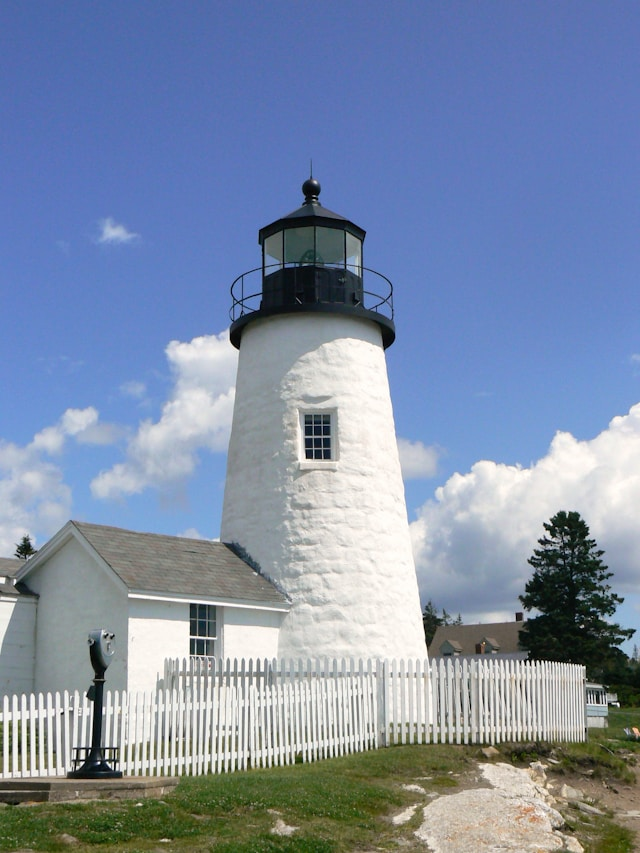
%> input picture ungdung2/ungdung2/ungdung2.jpg, 640 x 853 px
$ octave --eval "ungdunghiendai;"   (GNU Octave 9; MATLAB toolbox functions it lacks are replaced by stand-ins)
%> lines starting %> are read from the running program, lines starting %| are printed output that depends on the picture
function ungdunghiendai
close all;
i = imread('ungdung2.jpg');
%> i is the input picture: size 853x640x3 uint8; mean R, G, B 126, 141.7, 167.8
i = double(i);
%> i: size 853x640x3 double
[m,n,~] = size(i);
%> m = 853; n = 640
%tao CFA mau do: [ RxRx , xxxx, RxRx]
mR = zeros(m,n);
mR(1:2:end,1:2:end) = 1;
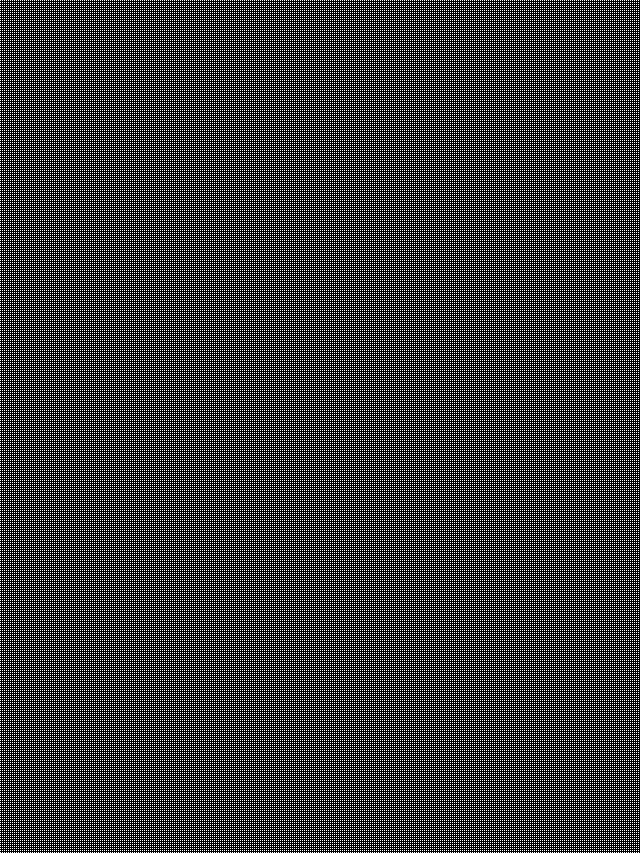
%> mR: size 853x640 double; values 0 (black) and 1 (white), 25% white in thin lines or dots
mB = zeros(m,n);
mB(2:2:end,2:2:end) = 1;
mG = 1 - mR - mB;
jm = i(:,:,1).*mR + i(:,:,2).*mG + i(:,:,3).*mB;
jc = i;
jc(:,:,1) = jc(:,:,1).*mR;
jc(:,:,2) = jc(:,:,2).*mG;
jc(:,:,3) = jc(:,:,3).*mB;
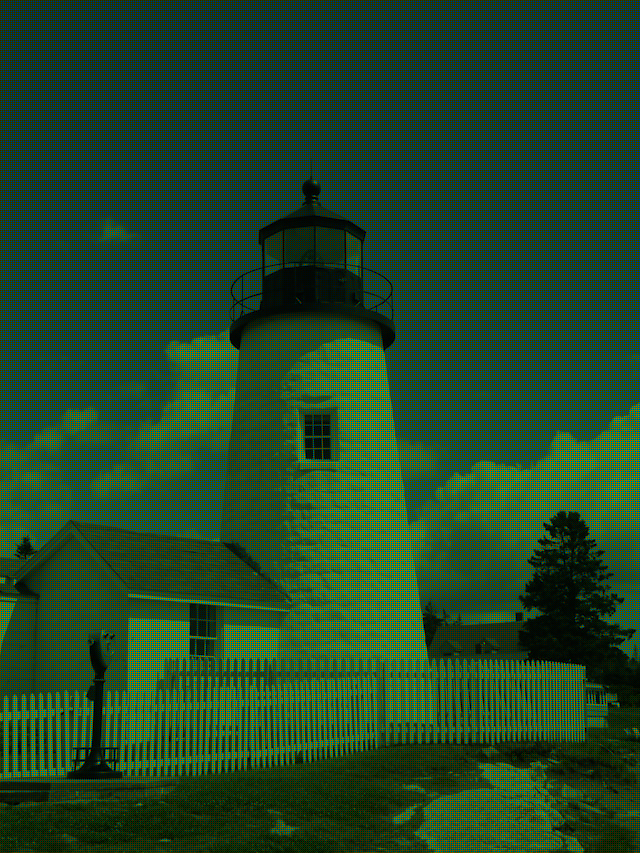
%> jc: size 853x640x3 double; mean R, G, B 31.5, 70.8, 41.9
figure
subplot(131); imshow(uint8(i));
subplot(132); imshow(uint8(jm));
subplot(133); imshow(uint8(jc));
f = [ -2 3 -6 3 -2;
    3 4 2 4 3;
    -6 2 48 2 -6;
    3 4 2 4 3;
    -2 3 -6 3 -2] /64;
lum = conv2(jm,f,'same');
figure, imshow(lum,[]);
chr = jm - lum;
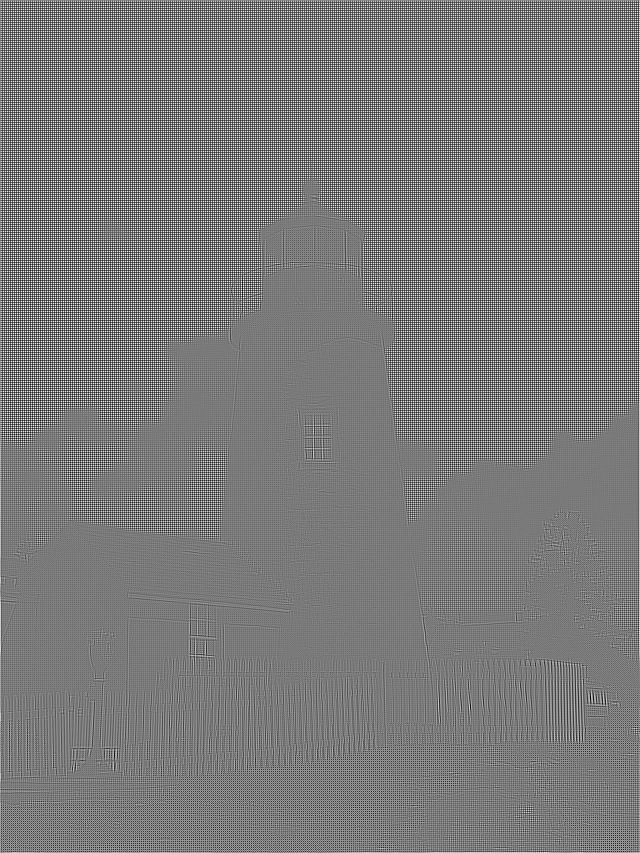
%> chr: size 853x640 double; min -65.25, max 70.89, mean 0.1; drawn with min black and max white
chr1 =  chr .* mR;
chr2 =  chr .* mG;
chr3 =  chr .* mB;
fRB = [1 2 1; 2 4 2; 1 2 1]* 1/4;
fG = [0 1 0; 1 4 1; 0 1 0] * 1/4;
chr1 = conv2(chr1,double(fRB),'same');
chr2 = conv2(chr2,double(fG),'same');
chr3 = conv2(chr3,double(fRB), 'same');
chr1 = chr1 + lum; chr2 = chr2 + lum; chr3 = chr3 + lum;
%> after `chr2 = chr2 + lum`:
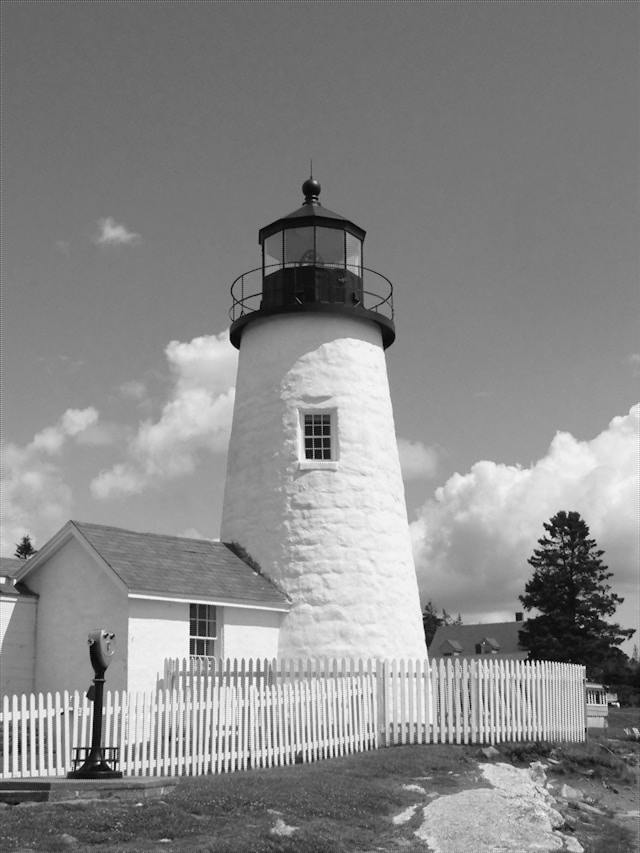
%> chr2: size 853x640 double; min -3.62, max 265.5, mean 141.7; drawn with min black and max white
%> after `chr3 = chr3 + lum`:
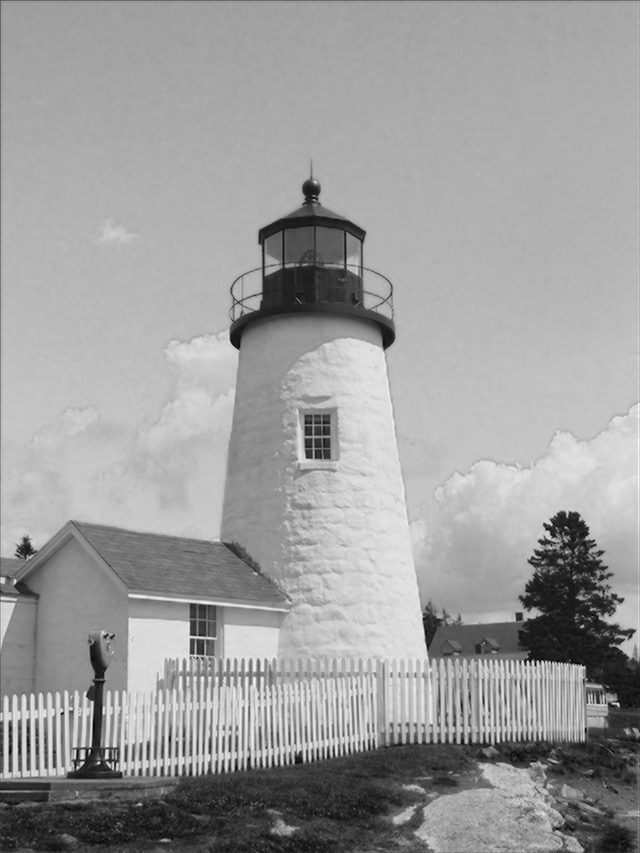
%> chr3: size 853x640 double; min -18.7, max 282.9, mean 167.6; drawn with min black and max white
y = zeros(m,n,3);
y(:,:,1) = chr1; y(:,:,2) = chr2; y(:,:,3) = chr3;
%> after `y(:,:,2) = chr2`:
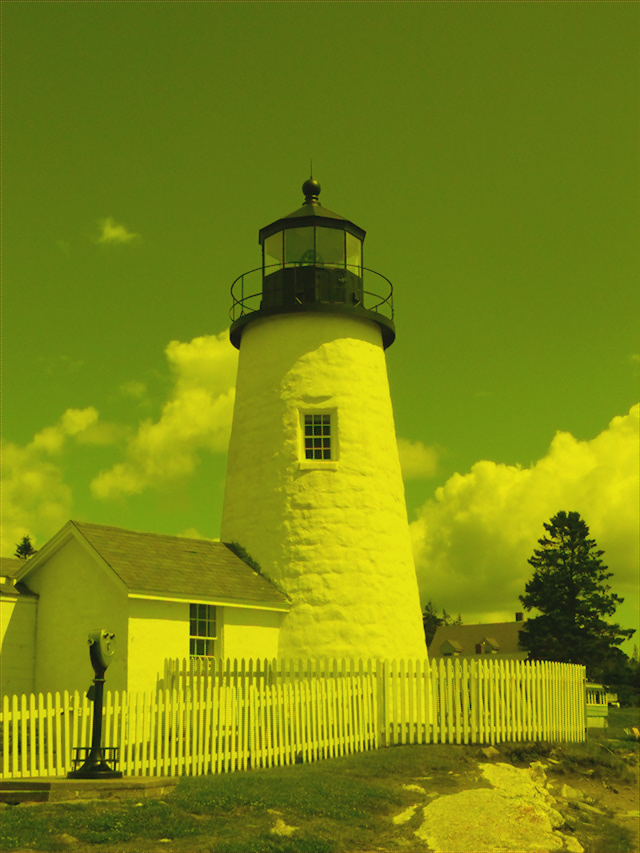
%> y: size 853x640x3 double; mean R, G, B 126.1, 141.7, 0; drawn with min black and max white
figure
subplot(231); imshow(uint8(jc));
title('Multiplexed Image');
subplot(232); imshow(uint8(lum));
title('Luminance');
subplot(233); imshow(uint8(y));
title('rgb image');
subplot(234); imshow(uint8(chr));
%> after `imshow(uint8(chr))`:
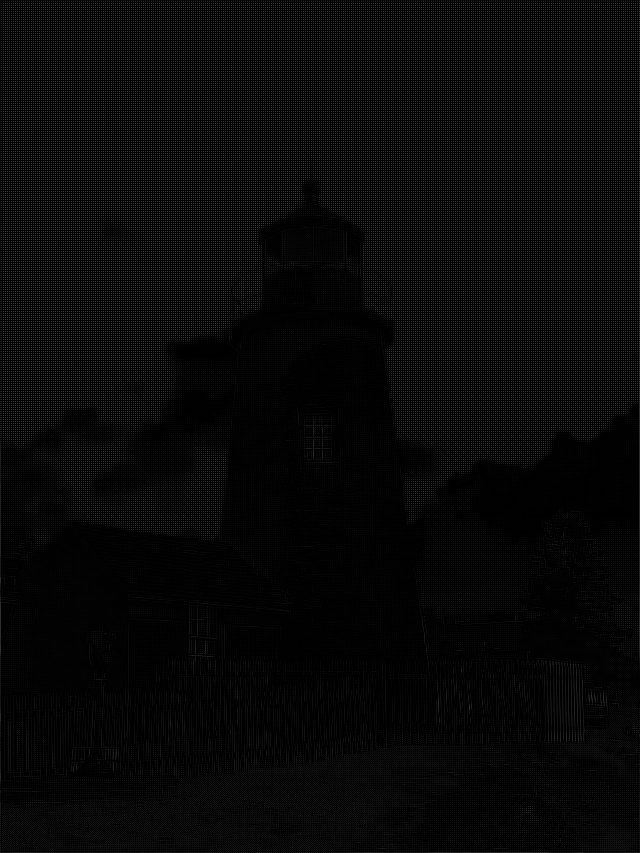
%> displayed picture: size 853x640, on the screen's scale of 0 to 255; min 0, max 71, mean 8.5
title('mul chr');

$ run again, with ungdung2/ungdung2/ungdung1.jpg copied over ungdung2/ungdung2/ungdung2.jpg
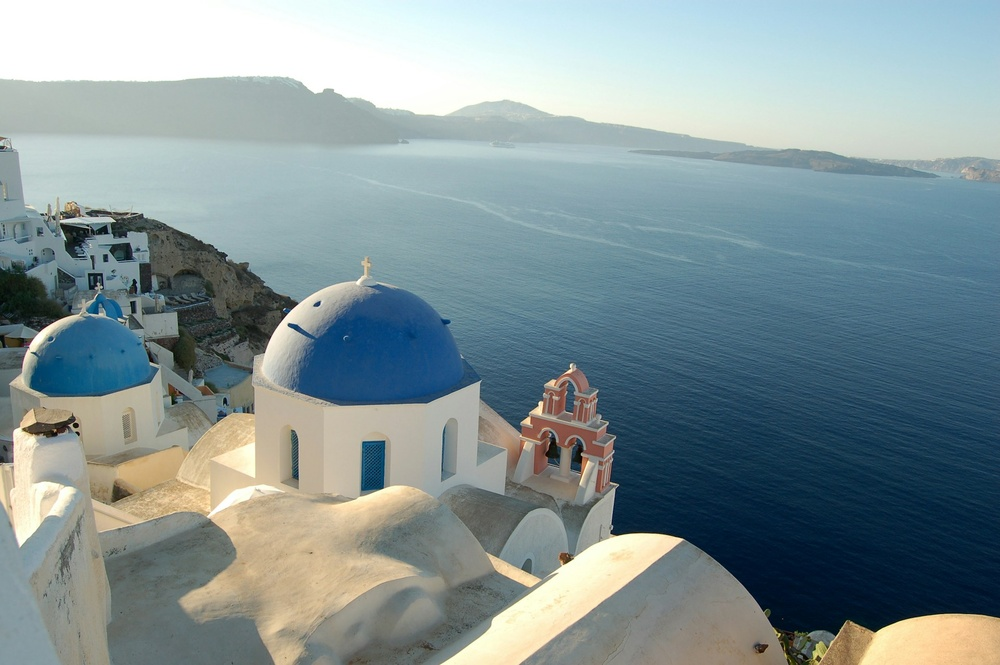
%> input picture ungdung2/ungdung2/ungdung1.jpg, 1000 x 665 px, shrunk from 1920 x 1277 before the run
%> in ungdunghiendai, i is the input picture: size 665x1000x3 uint8; mean R, G, B 131.8, 148.4, 150.8
%> i: size 665x1000x3 double
%> in ungdunghiendai, `mR(1:2:end,1:2:end) = 1;`:
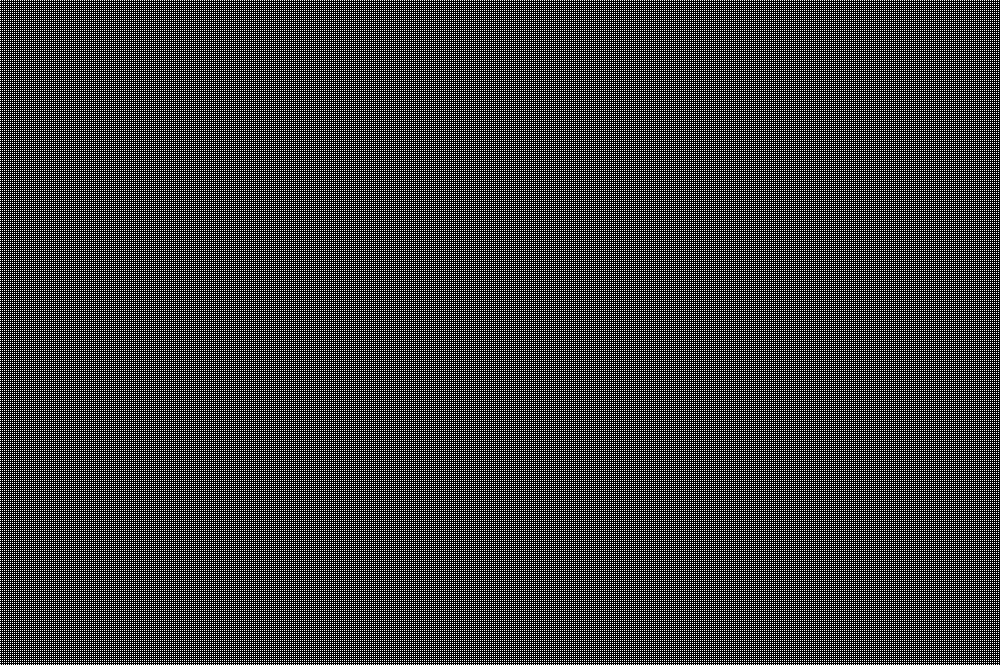
%> mR: size 665x1000 double; values 0 (black) and 1 (white), 25% white in thin lines or dots
%> in ungdunghiendai, `imshow(uint8(chr))`:
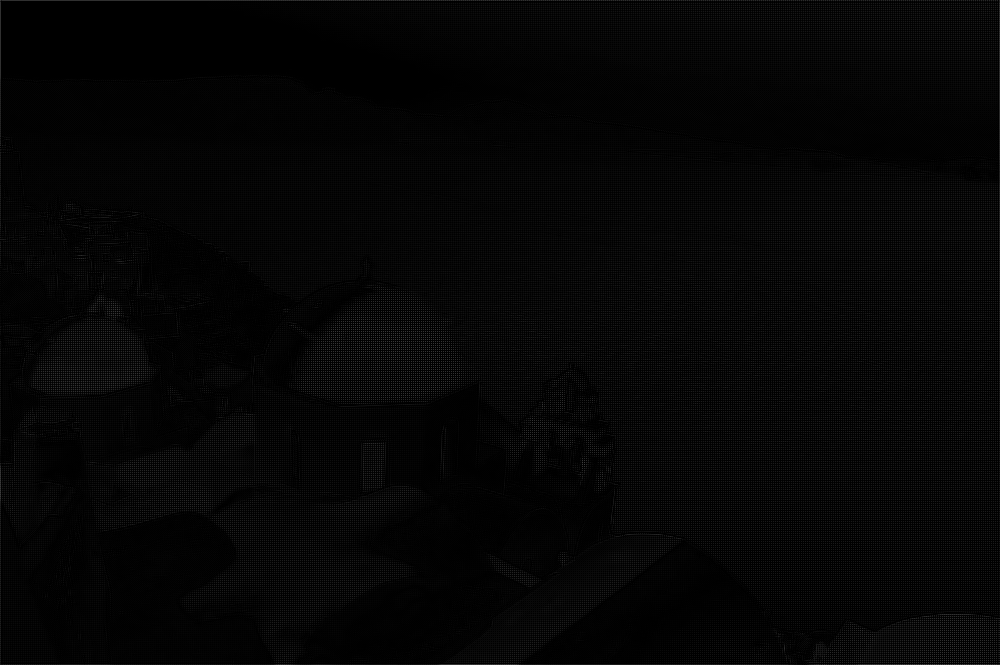
%> displayed picture: size 665x1000, on the screen's scale of 0 to 255; min 0, max 75, mean 5.4

$ run again, with ungdung2/ungdung2/ungdung3.jpg copied over ungdung2/ungdung2/ungdung2.jpg
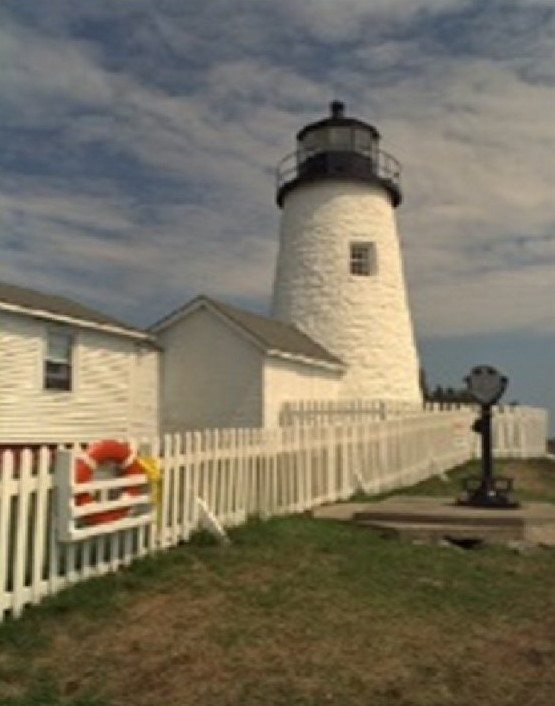
%> input picture ungdung2/ungdung2/ungdung3.jpg, 555 x 706 px
%> in ungdunghiendai, i is the input picture: size 706x555x3 uint8; mean R, G, B 122, 114.9, 97.6
%> i: size 706x555x3 double
%> in ungdunghiendai, `mR(1:2:end,1:2:end) = 1;`:
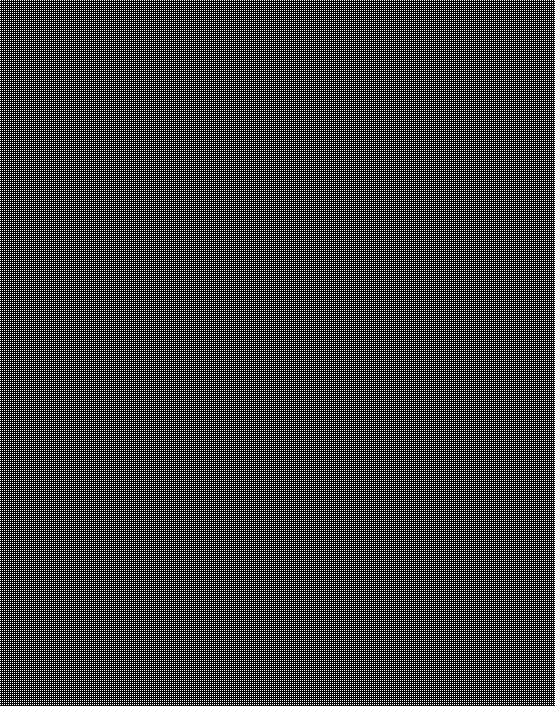
%> mR: size 706x555 double; values 0 (black) and 1 (white), 25% white in thin lines or dots
%> in ungdunghiendai, `imshow(uint8(chr))`:
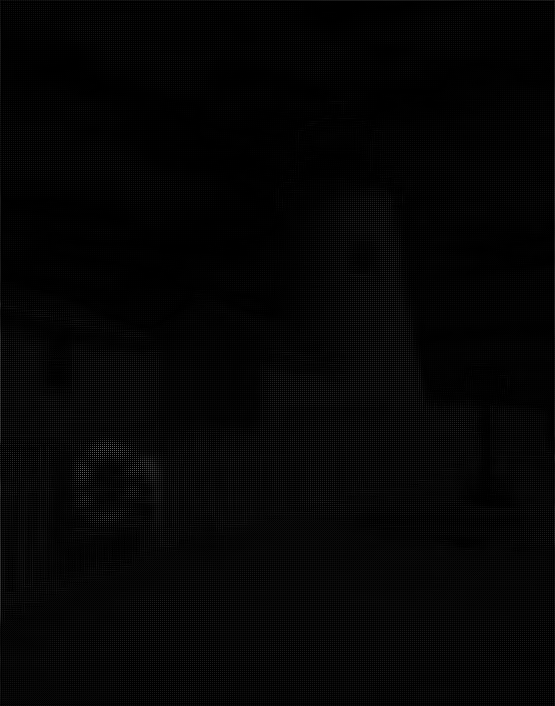
%> displayed picture: size 706x555, on the screen's scale of 0 to 255; min 0, max 100, mean 4.8

$ run again, with ungdung2/ungdung2/ungdung4.jpg copied over ungdung2/ungdung2/ungdung2.jpg
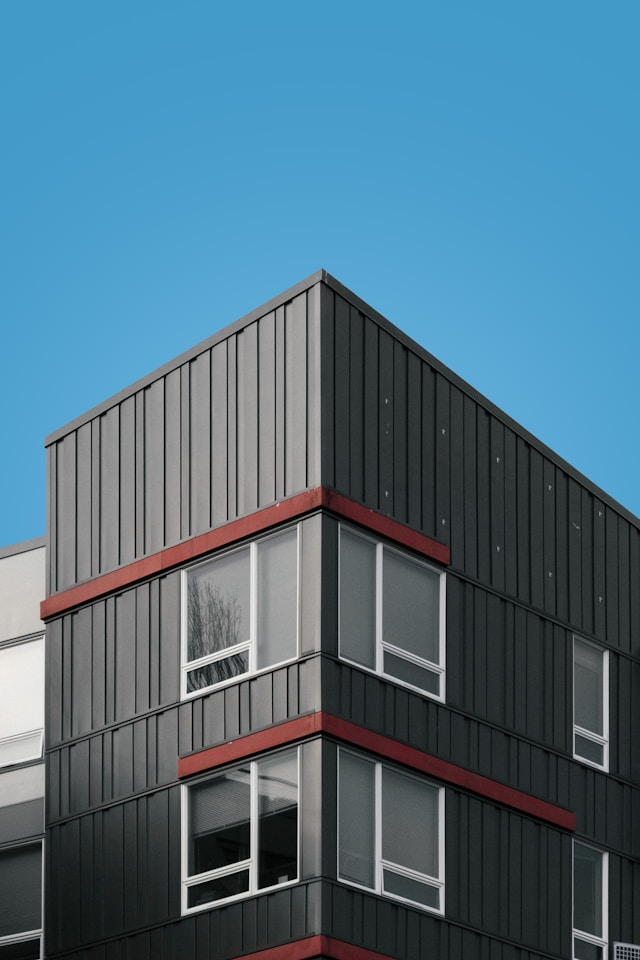
%> input picture ungdung2/ungdung2/ungdung4.jpg, 640 x 960 px
%> in ungdunghiendai, i is the input picture: size 960x640x3 uint8; mean R, G, B 78.8, 112.8, 131.3
%> i: size 960x640x3 double
%> mR: size 960x640 double; values 0 (black) and 1 (white), 25% white in thin lines or dots
%> in ungdunghiendai, `y(:,:,2) = chr2`:
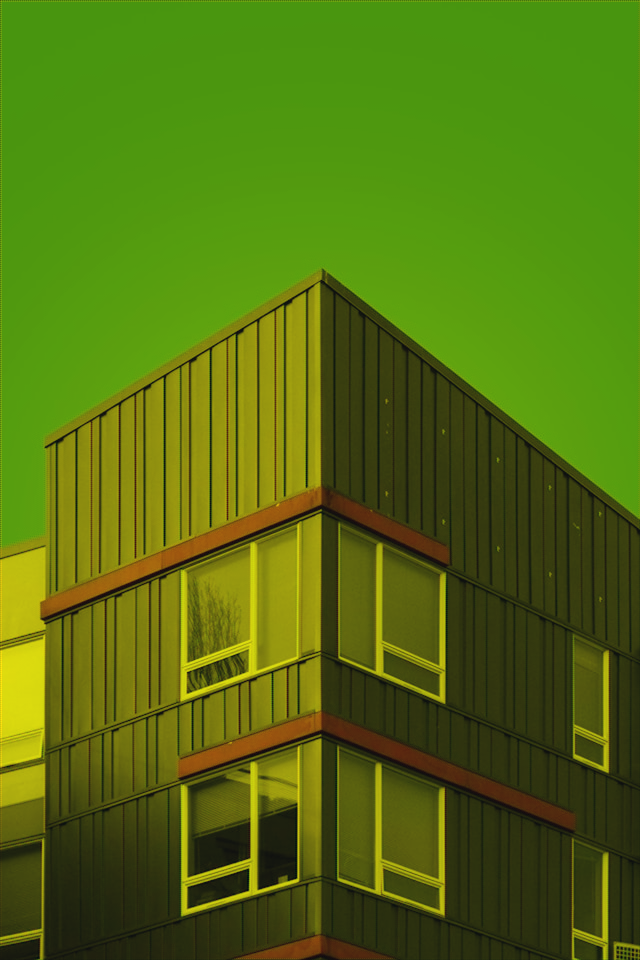
%> y: size 960x640x3 double; mean R, G, B 79, 112.8, 0; drawn with min black and max white
